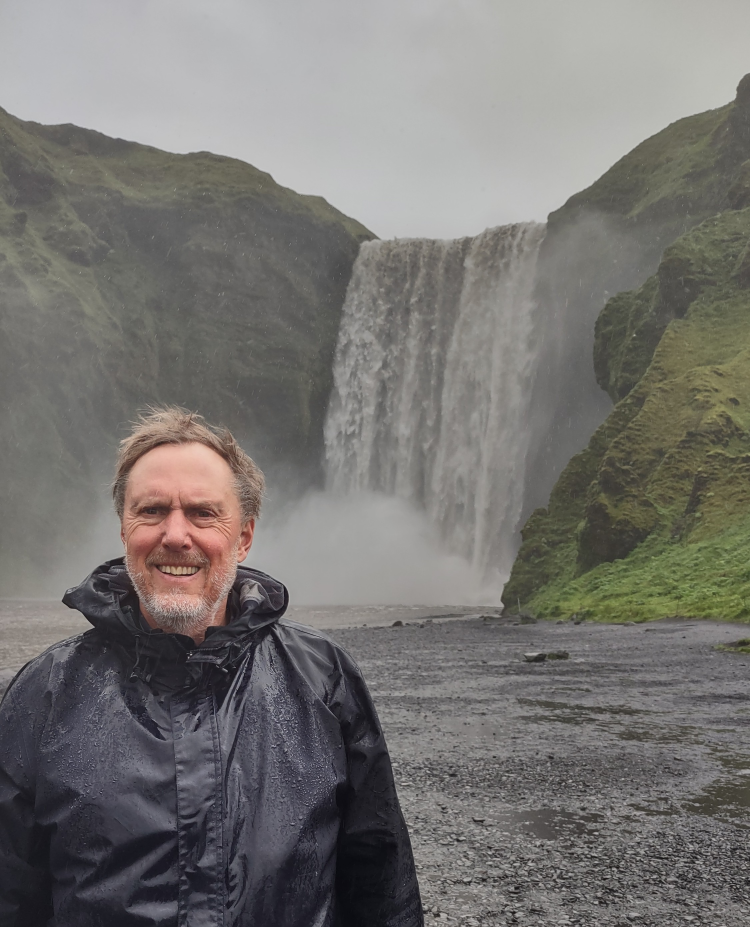
#> input picture test_image.jpg, 2250 x 2781 px (shown at 1/3 size)
$ python conv_viz.py
#> lines starting #> are read from the running program, lines starting #| are printed output that depends on the picture
### methods/compressionMethods.py
"""
Compression methods for using a known image compression algorithm to compress the input image.

Currently supported methods:
- Discrete Cosine Transform
- Discrete Fourier Transform
- Wavelet Transform
"""

import pywt
import numpy as np
from scipy.fftpack import dct as _dct
from scipy.signal import convolve2d as _convolve2d


def convert_to_grayscale(x):
    """Convert a given image matrix into grayscale"""
    x = np.asarray(x)
    if x.ndim == 2:  # If it is already grayscale, return it
        return x
    if x.ndim == 3 and x.shape[-1] in (1, 3, 4):  # If it is not grayscale, convert it
        return x[..., :3].mean(axis=-1)
    raise ValueError("expected (H,W) or (H,W,C)")


# [82 lines left out: functions direct_pass, dct_k, dft_k, dwt, get_compression_method, not called in this run]

### tests/conv_viz.py
"""
Simple script for the visualization of the conv compression with, sparsification, quantization, and dropout.
"""
import os
import sys
import argparse
import numpy as np
from PIL import Image

_REPO_ROOT = os.path.dirname(os.path.dirname(os.path.abspath(__file__)))
if _REPO_ROOT not in sys.path:
    sys.path.insert(0, _REPO_ROOT)

import methods.compressionMethods as cm
import methods.invCompressionMethods as inv
import methods.nonLinearMethods as nm


def to_grayscale(img_arr: np.ndarray) -> np.ndarray:
    x = np.asarray(img_arr)
    if x.dtype != np.float32:
        x = x.astype(np.float32, copy=False)
    if x.max() > 1.0:
        x = x / 255.0
    g = cm.convert_to_grayscale(x)
    return np.clip(g, 0.0, 1.0).astype(np.float32, copy=False)


def save_img(path: str, arr: np.ndarray):
    arr = np.asarray(arr, dtype=np.float32)
    arr = np.clip(arr, 0.0, 1.0)
    u8 = (arr * 255.0).round().astype(np.uint8)
    Image.fromarray(u8, mode="L").save(path)


def main():
    parser = argparse.ArgumentParser(description=("Save output for convolution + sparsification, quantization, dropout, using the built-in nonlinearity methods"))
    parser.add_argument("--image", default=os.path.join(_REPO_ROOT, "test_image.jpg"), help="Path to input image.")
    parser.add_argument("--outdir", default=os.path.join(_REPO_ROOT, "out", "conv_viz"), help="Output directory.")
    parser.add_argument("--resize_h", type=int, default=210, help="Resize height (default: 210). Set 0/negative to disable.")
    parser.add_argument("--resize_w", type=int, default=160, help="Resize width (default: 160). Set 0/negative to disable.")
    parser.add_argument("--percentile", type=float, default=41, help="Sparsification percentile (on |coeff|).")
    parser.add_argument("--num_levels", type=int, default=5, help="Quantization num_levels (applied to real+imag).")
    parser.add_argument("--dropout_rate", type=float, default=0.086, help="Dropout rate.")
    args = parser.parse_args()

    os.makedirs(args.outdir, exist_ok=True)

    img = Image.open(args.image)
#> img is the input picture: PIL image 2250x2781 RGB; mean R, G, B 118.5, 116.3, 113.5
    if img.mode not in ("RGB", "L"):
        img = img.convert("RGB")

    if int(args.resize_h) > 0 and int(args.resize_w) > 0:
        img = img.resize((int(args.resize_w), int(args.resize_h)), resample=Image.BILINEAR)
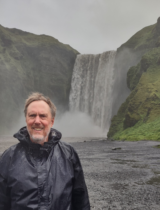
#> img: PIL image 160x210 RGB; mean R, G, B 118.5, 116.3, 113.5

    arr = np.array(img, dtype=np.float32) / 255.0
    gray = to_grayscale(arr)
#> in convert_to_grayscale, `return x[..., :3].mean(axis=-1)`:
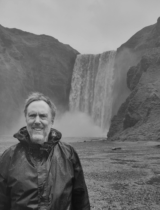
#> returned value: shape (210, 160) float32; min 0.0523, max 0.808, mean 0.455

#> (the run stopped early here; a loop or call above may not have finished)
